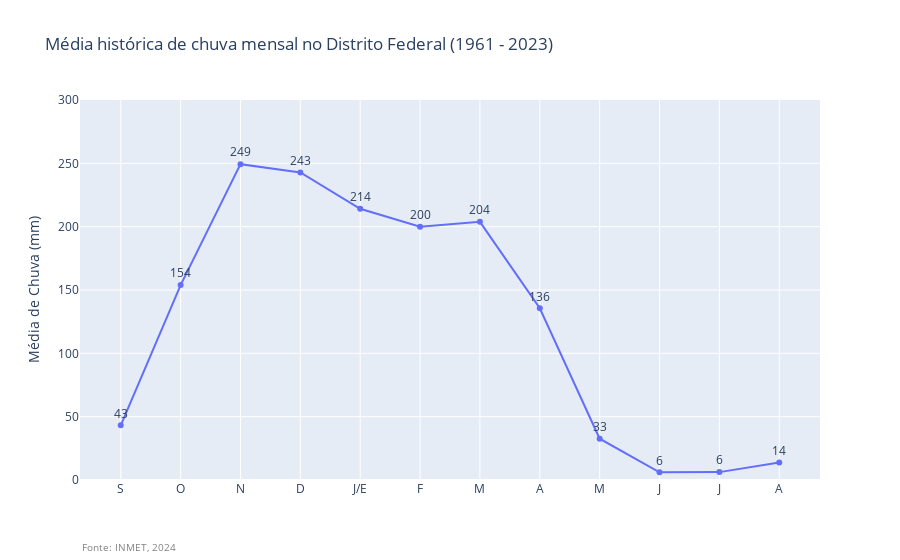

This figure's notebook cell:
### Code cell
# Reorganizar os dados para que o gráfico comece pelo mês 9

jan_ago = est_brasilia_precipitacao_media_ano[est_brasilia_precipitacao_media_ano['NUM_MÊS'] < 9]
set_dez = est_brasilia_precipitacao_media_ano[est_brasilia_precipitacao_media_ano['NUM_MÊS'] >= 9]

est_brasilia_precipitacao_media_ano_sorted = pd.concat([set_dez, jan_ago])

# Criar o gráfico
fig = go.Figure()

# Adicionar o trace com os dados ordenados
fig.add_trace(go.Scatter(x=est_brasilia_precipitacao_media_ano_sorted['MÊS'], 
                         y=round(est_brasilia_precipitacao_media_ano_sorted['PRECIPITACAO TOTAL, DIARIO(mm)'], 2), 
                         mode='lines+markers+text', 
                         text = round(est_brasilia_precipitacao_media_ano_sorted['PRECIPITACAO TOTAL, DIARIO(mm)'], 0),
                         textposition='top center',
                         name='Estação Convencional Inmet (1961 - 2023)'))

# Atualizar o layout para garantir que o eixo x comece pelo mês 9
fig.update_layout(
    xaxis=dict(
        tickvals=['September', 'October', 'November', 'December', 'January', 'February',
                  'March', 'April', 'May', 'June', 'July', 'August'],  # Ordenação do eixo X começando pelo mês 9
        ticktext=['S', 'O', 'N', 'D', 'J/E', 'F', 'M', 'A', 'M', 'J', 'J', 'A'],  # Abreviações dos meses
        # title="Mês",
        # categoryorder="array",
        # categoryarray=[9, 10, 11, 12, 1, 2, 3, 4, 5, 6, 7, 8]  # Definindo a ordem do eixo
    ),
    yaxis= dict(
        
        range=[0, 300],  # Definindo o intervalo do eixo Y
        title="Média de Chuva (mm)"
        ),  # Título do eixo Y
    title="Média histórica de chuva mensal no Distrito Federal (1961 - 2023)", # Título do gráfico
    
    # Adicionar a anotação com a fonte dos dados
    annotations = [
        dict(
            x=0, y=-0.2,  # Posição da fonte no layout (ajuste conforme necessário)
            xref="paper", yref="paper",
            text="Fonte: INMET, 2024",  # Texto da fonte
            showarrow=False,
            font=dict(size=10, color="gray")
        )
    ]
)

### Figure 1 — Plotly figure (JSON) as saved in the notebook; plotly's stock layout.template omitted (floating-point values rounded to 4 significant figures)
{"data": [{"mode": "lines+markers+text", "name": "Estação Convencional Inmet (1961 - 2023)", "text": [43, 154, 249, 243, 214, 200, 204, 136, 33, 6, 6, 14], "textposition": "top center", "type": "scatter", "x": ["September", "October", "November", "December", "January", "February", "March", "April", "May", "June", "July", "August"], "y": [43.21, 153.9, 249.3, 242.8, 214.1, 200.0, 203.8, 135.6, 32.63, 6.05, 6.22, 13.85]}], "layout": {"annotations": [{"font": {"color": "gray", "size": 10}, "showarrow": false, "text": "Fonte: INMET, 2024", "x": 0, "xref": "paper", "y": -0.2, "yref": "paper"}], "title": {"text": "Média histórica de chuva mensal no Distrito Federal (1961 - 2023)"}, "xaxis": {"ticktext": ["S", "O", "N", "D", "J/E", "F", "M", "A", "M", "J", "J", "A"], "tickvals": ["September", "October", "November", "December", "January", "February", "March", "April", "May", "June", "July", "August"]}, "yaxis": {"range": [0, 300], "title": {"text": "Média de Chuva (mm)"}}}}
